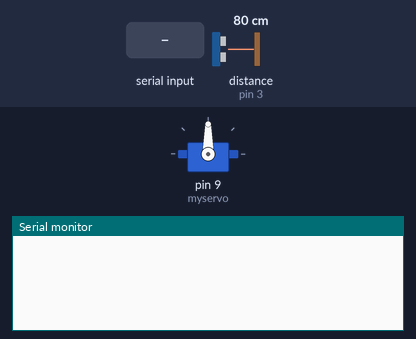
Bench run of a sketch on a simulated Arduino Uno, built with avr-gcc and run on an emulated ATmega328P. Parts: servo, the last lines printed to the serial monitor. Inputs (shaded band) come from the test bench; at power-on: distance to the obstacle (sensor on pin 3) 80 cm. The echo pulse lasts 58.3 µs per cm.

Above: at 1.2 s.
1.3 s: "90:45:200;" received over Serial
At 2.0 s:
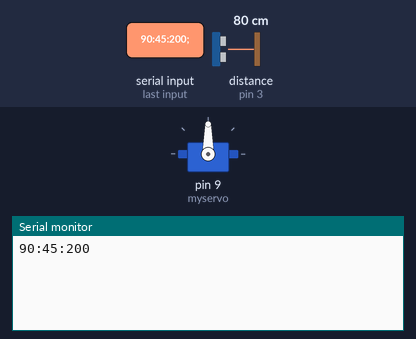
2.8 s: "90:45;" received over Serial
At 3.1 s:
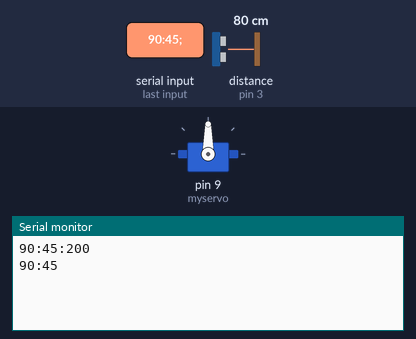
4.3 s: "90:45:200:10;" received over Serial
At 5.5 s:
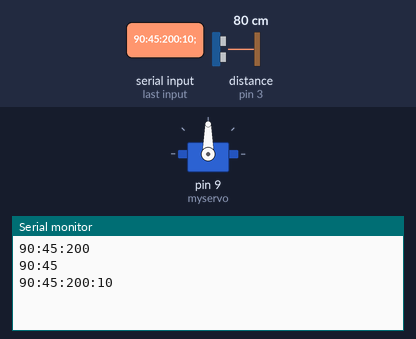

The sketch:

ai_car_ultrasonic.ino
```cpp
#include<Servo.h>
Servo myservo;
const int TrigPin = 2;
const int EchoPin = 3;


String inputString = "";         // a String to hold incoming data
bool stringComplete = false;  // whether the string is complete
bool isDetectDistance = false;
int detectInterval = 1000;
void setup()
{
	Serial.begin(115200);
	pinMode(TrigPin, OUTPUT);
	pinMode(EchoPin, INPUT);
	myservo.attach(9);
}

int i = 0;
void loop()
{
	if (isDetectDistance) {
		delay(detectInterval);
		float distance = readDistance();
		String str = String(myservo.read())+ "," + String(distance) +";";
		Serial.println("detect:"+str);
	}

}

float readDistance() {
	float cm=0.0;
	digitalWrite(TrigPin, LOW); //低高低电平发一个短时间脉冲去TrigPin
	delayMicroseconds(2);
	digitalWrite(TrigPin, HIGH);
	delayMicroseconds(10);
	digitalWrite(TrigPin, LOW);
	cm = pulseIn(EchoPin, HIGH) / 58.0; //将回波时间换算成cm
	cm = (int(cm * 100.0)) / 100.0; //保留两位小数
	return cm;
}


void serialEvent() {
	while (Serial.available()) {
		String data = Serial.readStringUntil(';');//读一条指令 “；”分割
		if (data.length() == 0) {
			return;
		}
		Serial.println(data);
		int index = data.indexOf(':');
		String k = "";
		String v = "";
		if (index != -1) {//如果有冒号，说明是指令带值
			k = data.substring(0, index);
			v = data.substring(index + 1, data.length());
		}
		else {//否则只有指令
			k = data;
		}
		float distance = readDistance();
		if (k.compareTo("turn")==0) {
			int dis = myservo.read() - v.toInt();
			int delaytime = abs(dis) * 150 / 45;
			myservo.write(v.toInt());
			delay(delaytime);
			distance = readDistance();
			String str = v +","+ distance+";";
			Serial.println("read:"+str);
		}else if (k.compareTo("read_distance") == 0) {
			String s =   String(myservo.read());
			String str = s + "," + distance + ";";
			Serial.println("read:"+str);
		}else if (k.compareTo("detect_distance") == 0) {
			if (v.toInt() <= 0) {
				isDetectDistance = false;
			}else {
				isDetectDistance = true;
				detectInterval = v.toInt();
			}
		}
	}
}
```

Measured:
- after the input at 1.3 s, the serial monitor: prints a new line at once (image 1)
- after the input at 2.8 s, the serial monitor: prints a new line at once (image 2)
- after the input at 4.3 s, the serial monitor: prints a new line at once (image 3)
